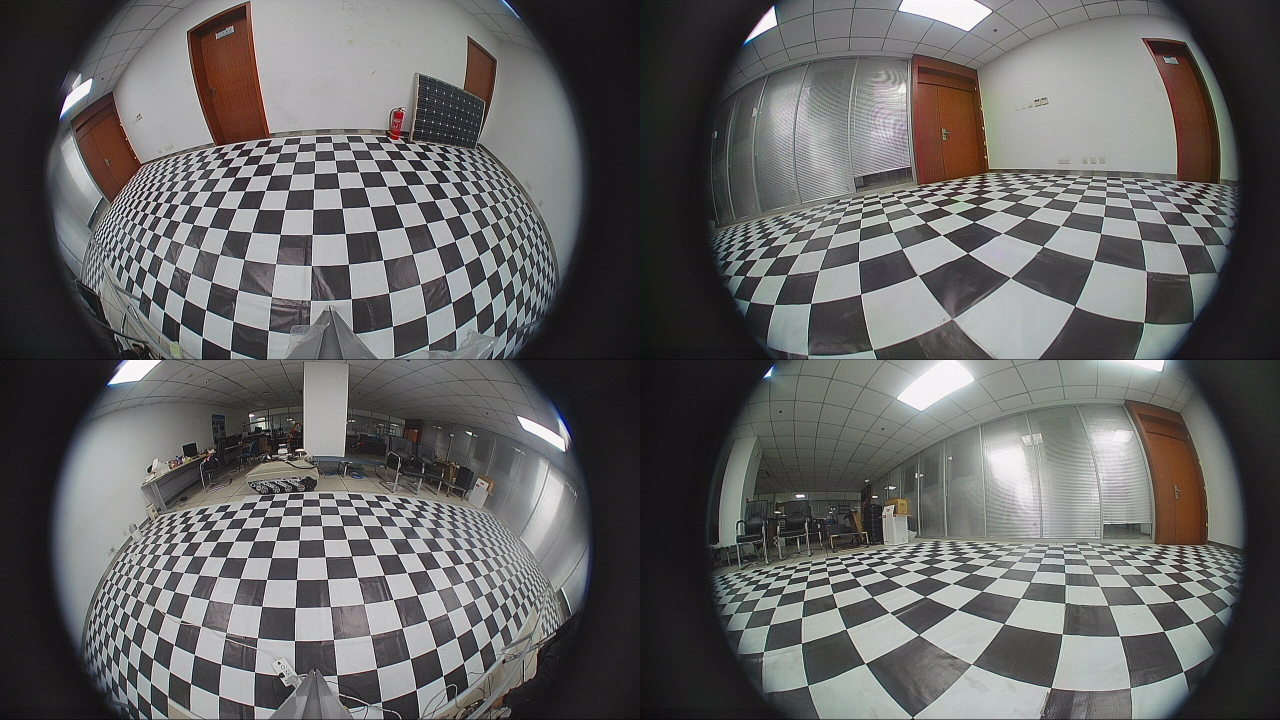
#> input picture src/sys/chessboard_images/img_device0_around.jpg, 2560 x 1440 px (shown at 1/2 size)
$ python sys.py
#> lines starting #> are read from the running program, lines starting #| are printed output that depends on the picture; after the words box and inside, x2 and y2 are one past the last pixel; in counts of white or black regions, pixels touching at a corner belong together
import json
import time
import re

# 导入python-opencv和numpy模块
import cv2
import numpy as np

import matrices

# 相机畸变参数，经畸变矫正得来
MTX_CAMERA1 = np.float32([[227.21233652, 0, 281.86422286], [0, 224.58459497, 210.10036974], [0, 0, 1]])  # 自己的 7
DIST_CAMERA1 = np.float32([-0.30034003, 0.07065534, -0.00831145, 0.01151889, -0.00699896])

MTX_CAMERA2 = np.float32([[197.8478, -1.7711, 302.2921], [0, 195.1688, 187.6430], [0, 0, 1]])
DIST_CAMERA2 = np.float32([-0.2805, 0.0646, -0.0059, 0.0024, -0.0025])

# 定义棋盘格转换后在图片中的边长，单位为像素
BLOCK_SIZE = 25  # mby# 重要比例参数，用于调整最终成像分辨率，会影响图中区域的比例

#  定义分块大小
TOP_BLOCKS = [20, 6]
LEFT_BLOCKS = [5, 18]
RIGHT_BLOCKS = [5, 18]
BOTTOM_LEFT_BLOCKS = [10, 5]
BOTTOM_RIGHT_BLOCKS = [10, 5]
TOTAL_SIZE_BLOCKS = [20, 28]

FULL_RESOLUTION = (TOTAL_SIZE_BLOCKS[0] * BLOCK_SIZE, TOTAL_SIZE_BLOCKS[1] * BLOCK_SIZE)

top_edge = [100, 1, 200, 2]
left_edge = [100, 1, 200, 2]
bottom_edge = [100, 1, 200, 2]
right_edge = [100, 1, 200, 2]


def stitch_process():
    now = time.time()
    # 全景拼接图片帧变量
    FRAME = np.zeros([FULL_RESOLUTION[1], FULL_RESOLUTION[0], 3], np.uint8)

    # 图像读取与初步处理部分
    img_device0 = cv2.imread("./chessboard_images/img_device0_around.jpg")
#> img_device0 is the input picture: shape (1440, 2560, 3); mean B, G, R 99.7, 100.1, 100.8
    img_device5 = cv2.imread("./chessboard_images/img_device5_head.jpg")
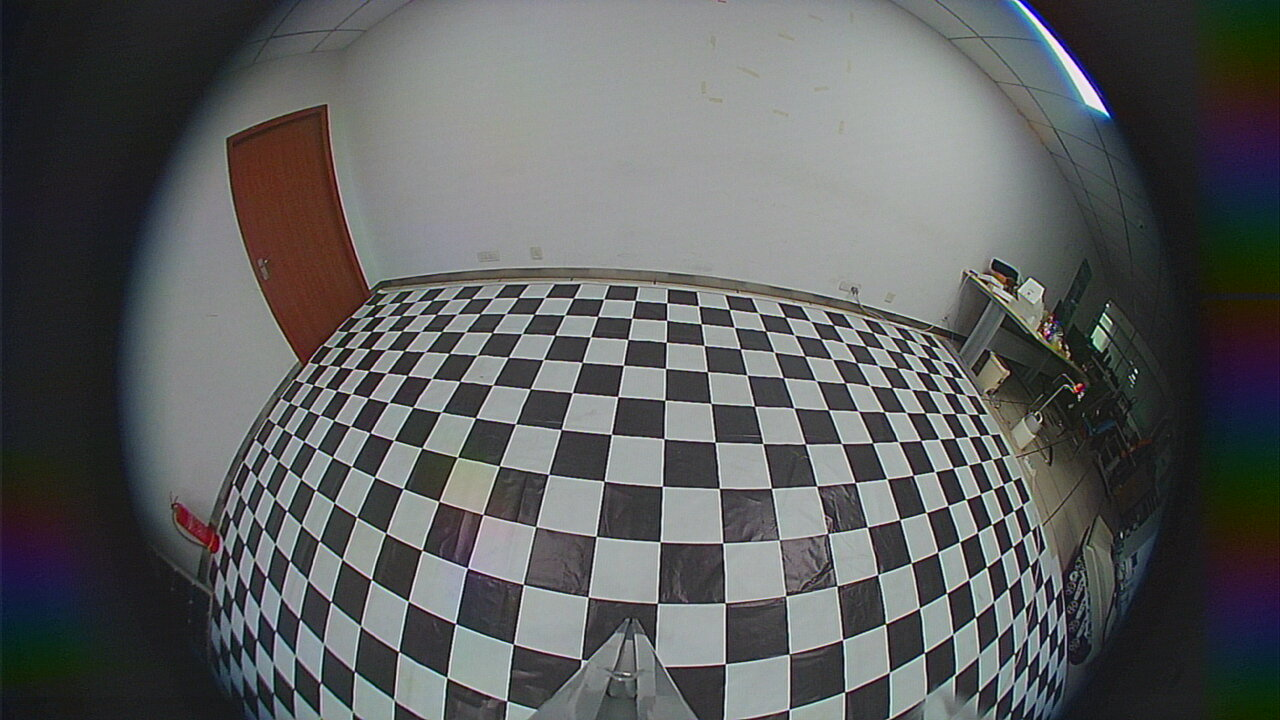
#> input picture src/sys/chessboard_images/img_device5_head.jpg, 1280 x 720 px
#> img_device5 is the input picture: shape (720, 1280, 3); mean B, G, R 94.7, 94.5, 92.8
    height, width, _ = img_device0.shape
#> height = 1440; width = 2560
    h, w = height // 2, width // 2
#> h = 720; w = 1280
    # 原生全景图
    top_raw = img_device5  # mby# cv2.imread()用于读取图片文件 默认加载RGB 可仅加载灰度图片
    bottom_left_raw = img_device0[0:h, w:2 * w]
    bottom_right_raw = img_device0[h:2 * h, w:2 * w]
    left_raw = img_device0[0:h, 0:w]
    right_raw = img_device0[h:2 * h, 0:w]
    # RIGHT_TEST = cv2.imread("./chessboard_images/test-test.jpg")
    # print(left_raw.shape)
    # cv2.imshow("weqwe", bottom_left_raw)

    top_resized = cv2.resize(top_raw, (640, 360), interpolation=cv2.INTER_AREA)
    left_resized = cv2.resize(left_raw, (640, 360), interpolation=cv2.INTER_AREA)
    right_resized = cv2.resize(right_raw, (640, 360), interpolation=cv2.INTER_AREA)
    bottom_left_resized = cv2.resize(bottom_left_raw, (640, 360), interpolation=cv2.INTER_AREA)
    bottom_right_resized = cv2.resize(bottom_right_raw, (640, 360), interpolation=cv2.INTER_AREA)

    cv2.waitKey(0)

    # 畸变矫正
    top_undistorted = cv2.undistort(top_resized, MTX_CAMERA2, DIST_CAMERA2, None, None)
    left_undistorted = cv2.undistort(left_resized, MTX_CAMERA2, DIST_CAMERA2, None, None)
    right_undistorted = cv2.undistort(right_resized, MTX_CAMERA2, DIST_CAMERA2, None, None)
    bottom_left_undistorted = cv2.undistort(bottom_left_resized, MTX_CAMERA2, DIST_CAMERA2, None, None)
    bottom_right_undistorted = cv2.undistort(bottom_right_resized, MTX_CAMERA1, DIST_CAMERA1, None, None)
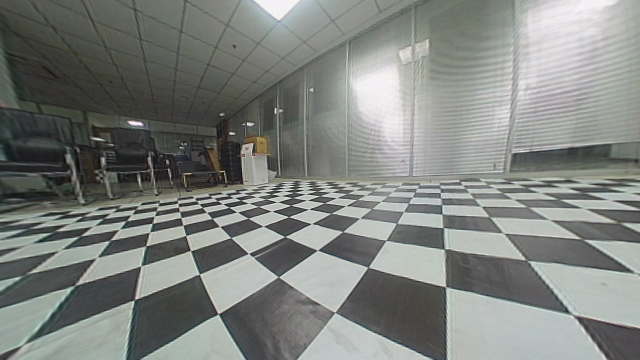
#> bottom_right_undistorted: shape (360, 640, 3); mean B, G, R 126.7, 130.5, 127.2
    print("预处理所花费的时间" + str(time.time() - now))

    # cv2.imshow("mine", bottom_right_undistorted)
    # cv2.imshow("weqw1", bottom_left_undistorted)

    # cv2.waitKey(0)

    top_resized1 = cv2.resize(top_undistorted, (1280, 720), interpolation=cv2.INTER_AREA)
    for j in range(0, TOP_BLOCKS[0], 1):
        result = cv2.warpPerspective(top_resized1, matrices.top_homology[j], FULL_RESOLUTION)
        # print(matrices.test_h[j])
        # cv2.imshow("result", result)
        # cv2.waitKey(0)
        FRAME[0:TOP_BLOCKS[1] * BLOCK_SIZE, j * BLOCK_SIZE:(j + 1) * BLOCK_SIZE] = result[0:TOP_BLOCKS[1] * BLOCK_SIZE,
                                                                                   j * BLOCK_SIZE:(j + 1) * BLOCK_SIZE]
    # [4 lines of commented-out code are left out]

    left_resized1 = cv2.resize(left_undistorted, (1280, 720), interpolation=cv2.INTER_AREA)
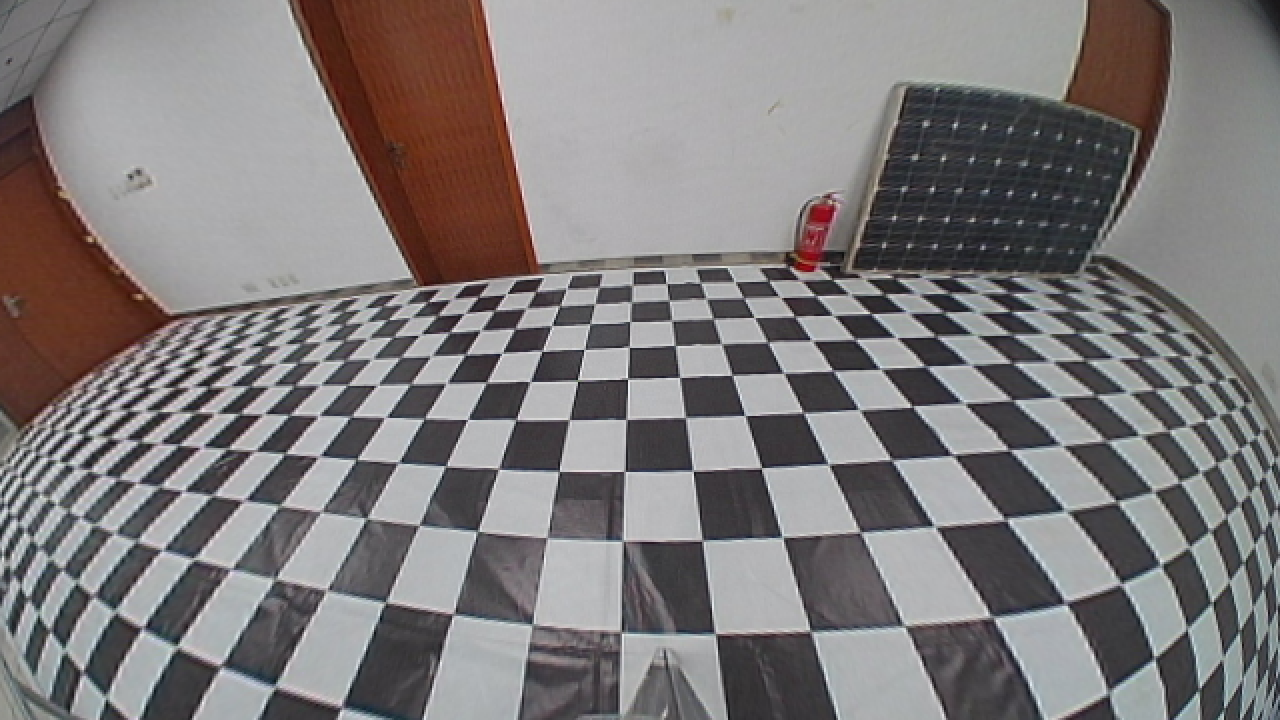
#> left_resized1: shape (720, 1280, 3); mean B, G, R 123.3, 122.9, 127.1
    for j in range(0, LEFT_BLOCKS[1], 1):
        result = cv2.warpPerspective(left_resized1, matrices.left_homology[j], FULL_RESOLUTION)
        # print(matrices.test_h[j])
        # cv2.imshow("result", result)
        # cv2.waitKey(0)
        FRAME[(j + TOP_BLOCKS[1]) * BLOCK_SIZE:(j + TOP_BLOCKS[1] + 1) * BLOCK_SIZE,
        0:LEFT_BLOCKS[0] * BLOCK_SIZE] = result[(j + TOP_BLOCKS[1]) * BLOCK_SIZE:(j + TOP_BLOCKS[1] + 1) * BLOCK_SIZE,
                                         0:LEFT_BLOCKS[0] * BLOCK_SIZE]
#> FRAME: shape (700, 500, 3); mean B, G, R 45.1, 44.5, 44.2
    # [5 lines of commented-out code are left out]

    right_resized1 = cv2.resize(right_undistorted, (1280, 720), interpolation=cv2.INTER_AREA)
    for j in range(0, RIGHT_BLOCKS[1], 1):
        result = cv2.warpPerspective(right_resized1, matrices.right_homology[j], FULL_RESOLUTION)
        # print(matrices.test_h[j])
        # cv2.imshow("result", result)
        # cv2.waitKey(0)
        FRAME[(j + TOP_BLOCKS[1]) * BLOCK_SIZE:(j + TOP_BLOCKS[1] + 1) * BLOCK_SIZE,
        (TOTAL_SIZE_BLOCKS[0] - RIGHT_BLOCKS[0]) * BLOCK_SIZE: TOTAL_SIZE_BLOCKS[0] * BLOCK_SIZE] = result[(j +
                                                                                                            TOP_BLOCKS[
                                                                                                                1]) * BLOCK_SIZE:(
                                                                                                                                         j +
                                                                                                                                         TOP_BLOCKS[
                                                                                                                                             1] + 1) * BLOCK_SIZE,
                                                                                                    (TOTAL_SIZE_BLOCKS[
                                                                                                         0] -
                                                                                                     RIGHT_BLOCKS[
                                                                                                         0]) * BLOCK_SIZE:
                                                                                                    TOTAL_SIZE_BLOCKS[
                                                                                                        0] * BLOCK_SIZE]
#> FRAME: shape (700, 500, 3); mean B, G, R 67.9, 66.7, 66.6
    test_result = FRAME[TOP_BLOCKS[1] * BLOCK_SIZE:(RIGHT_BLOCKS[1] + TOP_BLOCKS[1]) * BLOCK_SIZE,
                  (TOTAL_SIZE_BLOCKS[0] - RIGHT_BLOCKS[0]) * BLOCK_SIZE: TOTAL_SIZE_BLOCKS[0] * BLOCK_SIZE]
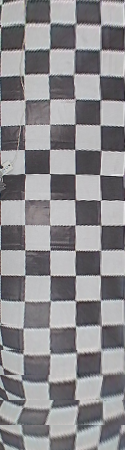
#> test_result: shape (450, 125, 3); mean B, G, R 141.6, 138.5, 139.9
    # cv2.imshow("TOP_result", test_result)
    # print("TOP一帧所花费的时间" + str(time.time() - now))
    # cv2.waitKey(0)

    bottom_left_resized1 = cv2.resize(bottom_left_undistorted, (1280, 720), interpolation=cv2.INTER_AREA)
    for j in range(0, BOTTOM_LEFT_BLOCKS[0], 1):
        result = cv2.warpPerspective(bottom_left_resized1, matrices.bottom_left_homology[j], FULL_RESOLUTION)
        # print(matrices.test_h[j])
        # cv2.imshow("result", result)
        # cv2.waitKey(0)
        FRAME[(TOTAL_SIZE_BLOCKS[1] - BOTTOM_LEFT_BLOCKS[1]) * BLOCK_SIZE:TOTAL_SIZE_BLOCKS[1] * BLOCK_SIZE,
        j * BLOCK_SIZE:(j + 1) * BLOCK_SIZE] = result[(TOTAL_SIZE_BLOCKS[1] - BOTTOM_LEFT_BLOCKS[1]) * BLOCK_SIZE:
                                                      TOTAL_SIZE_BLOCKS[1] * BLOCK_SIZE,
                                               j * BLOCK_SIZE:(j + 1) * BLOCK_SIZE]
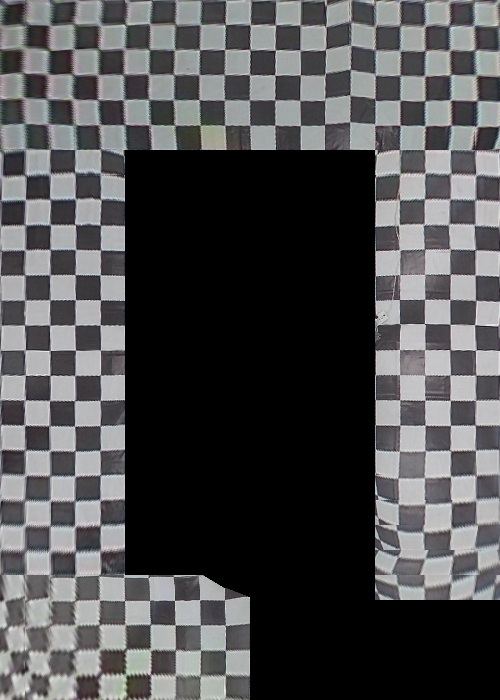
#> FRAME: shape (700, 500, 3); mean B, G, R 78.3, 77.3, 77.2
    # [5 lines of commented-out code are left out]

    bottom_right_resized1 = cv2.resize(bottom_right_undistorted, (1280, 720), interpolation=cv2.INTER_AREA)
    for j in range(0, BOTTOM_RIGHT_BLOCKS[0], 1):
        result = cv2.warpPerspective(bottom_right_resized1, matrices.bottom_right_homology[j], FULL_RESOLUTION)
        # print(matrices.test_h[j])
        # cv2.imshow("result", result)
        # cv2.waitKey(0)
        FRAME[(TOTAL_SIZE_BLOCKS[1] - BOTTOM_RIGHT_BLOCKS[1]) * BLOCK_SIZE:TOTAL_SIZE_BLOCKS[1] * BLOCK_SIZE,
        (BOTTOM_LEFT_BLOCKS[0] + j) * BLOCK_SIZE:(BOTTOM_LEFT_BLOCKS[
                                                      0] + j + 1) * BLOCK_SIZE] = result[(TOTAL_SIZE_BLOCKS[1] -
                                                                                          BOTTOM_RIGHT_BLOCKS[
                                                                                              1]) * BLOCK_SIZE:
                                                                                         TOTAL_SIZE_BLOCKS[
                                                                                             1] * BLOCK_SIZE,
                                                                                  (BOTTOM_LEFT_BLOCKS[
                                                                                       0] + j) * BLOCK_SIZE:(
                                                                                                                    BOTTOM_LEFT_BLOCKS[
                                                                                                                        0] + j + 1) * BLOCK_SIZE]
#> this loop made 10 passes
#> pass 1, in stitch_process, `result = cv2.warpPerspective(bottom_right_resized1, matrices.bottom_ri..`:
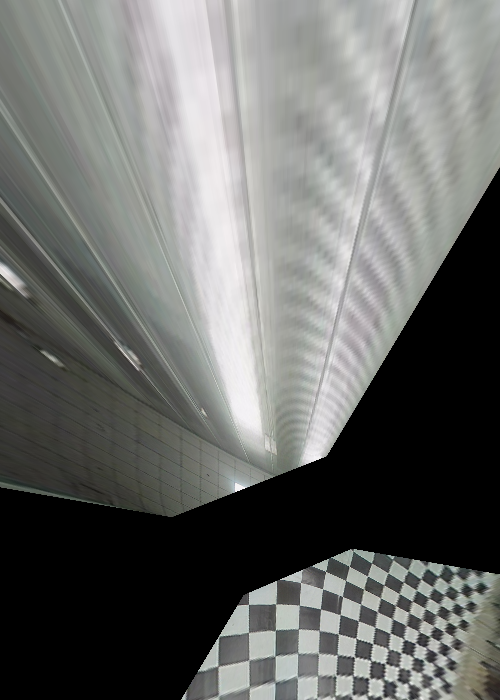
#> result: shape (700, 500, 3); mean B, G, R 105.5, 107.8, 106.5
#> after the loop:
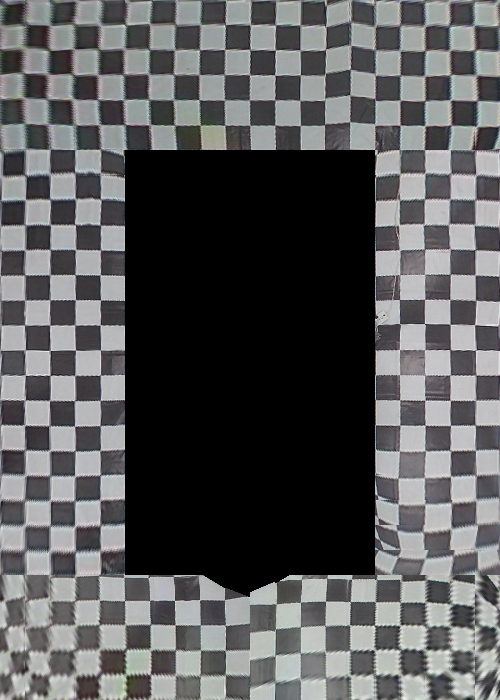
#> FRAME: shape (700, 500, 3); 8.83% of pixels changed, all inside (x1, y1, x2, y2) = (250, 575, 500, 700)
    # test_result = FRAME[(TOTAL_SIZE_BLOCKS[1] - BOTTOM_RIGHT_BLOCKS[1]) * BLOCK_SIZE:TOTAL_SIZE_BLOCKS[1] * BLOCK_SIZE,
    #               BOTTOM_LEFT_BLOCKS[0] * BLOCK_SIZE:TOTAL_SIZE_BLOCKS[0] * BLOCK_SIZE]
    # cv2.imshow("TOP_result", test_result)
    # print("TOP一帧所花费的时间" + str(time.time() - now))
    # cv2.waitKey(0)

    # 图像拼接
    # FRAME[0:40 * BLOCK_SIZE, 0:LEFT_WIDTH] = LEFT_IMG[0:40 * BLOCK_SIZE, 0:LEFT_WIDTH]
    # FRAME[0:TOP_HEIGHT, 0:30 * BLOCK_SIZE] = TOP_IMG[0:TOP_HEIGHT, 0:40 * BLOCK_SIZE]
    # FRAME[40 * BLOCK_SIZE - BOTTOM_HEIGHT:40 * BLOCK_SIZE, 0:30 * BLOCK_SIZE] = BOTTOM_IMG[
    #                                                                             40 * BLOCK_SIZE - BOTTOM_HEIGHT:40 * BLOCK_SIZE,
    #                                                                             0:30 * BLOCK_SIZE]
    # FRAME[TOP_HEIGHT:40 * BLOCK_SIZE - BOTTOM_HEIGHT, 30 * BLOCK_SIZE - RIGHT_WIDTH:30 * BLOCK_SIZE] = RIGHT_IMAGE[
    #                                                                                                    TOP_HEIGHT:40 * BLOCK_SIZE - BOTTOM_HEIGHT,
    #                                                                                                    30 * BLOCK_SIZE - RIGHT_WIDTH:30 * BLOCK_SIZE]
    cv2.imshow('result', FRAME)  # 按照像素点比例拼接图片#

    # cv2.imwrite("pinjie.jpg", expand)
    noww = str(time.time() - now)
    print("处理一帧所花费的时间" + noww)
    cv2.waitKey()  # mby# waitKey()–是在一个给定的时间内(单位ms)等待用户按键触发; 如果用户没有按下键,则继续等待 (循环)


if __name__ == '__main__':
    stitch_process()

# 有用的测试testdemo
# right_resized = cv2.resize(right_undistorted, (1280, 720), interpolation=cv2.INTER_AREA)
#
#     for j in range(0, 19, 1):
#         result = cv2.warpPerspective(right_resized, matrices.test_h[j], FULL_RESOLUTION)
#         # print(matrices.test_h[j])
#         # cv2.imshow("result", result)
#         # cv2.waitKey(0)
#         FRAME[0:8 * BLOCK_SIZE, j * BLOCK_SIZE:(j + 1) * BLOCK_SIZE] = result[0:8 * BLOCK_SIZE,
#                                                                        j * BLOCK_SIZE:(j + 1) * BLOCK_SIZE]
#     test_result = FRAME[0:8 * BLOCK_SIZE, 0:19 * BLOCK_SIZE]
#     cv2.imshow("result", test_result)
#     print("一帧所花费的时间" + str(time.time() - now))
#     cv2.waitKey(0)
#     exit()
